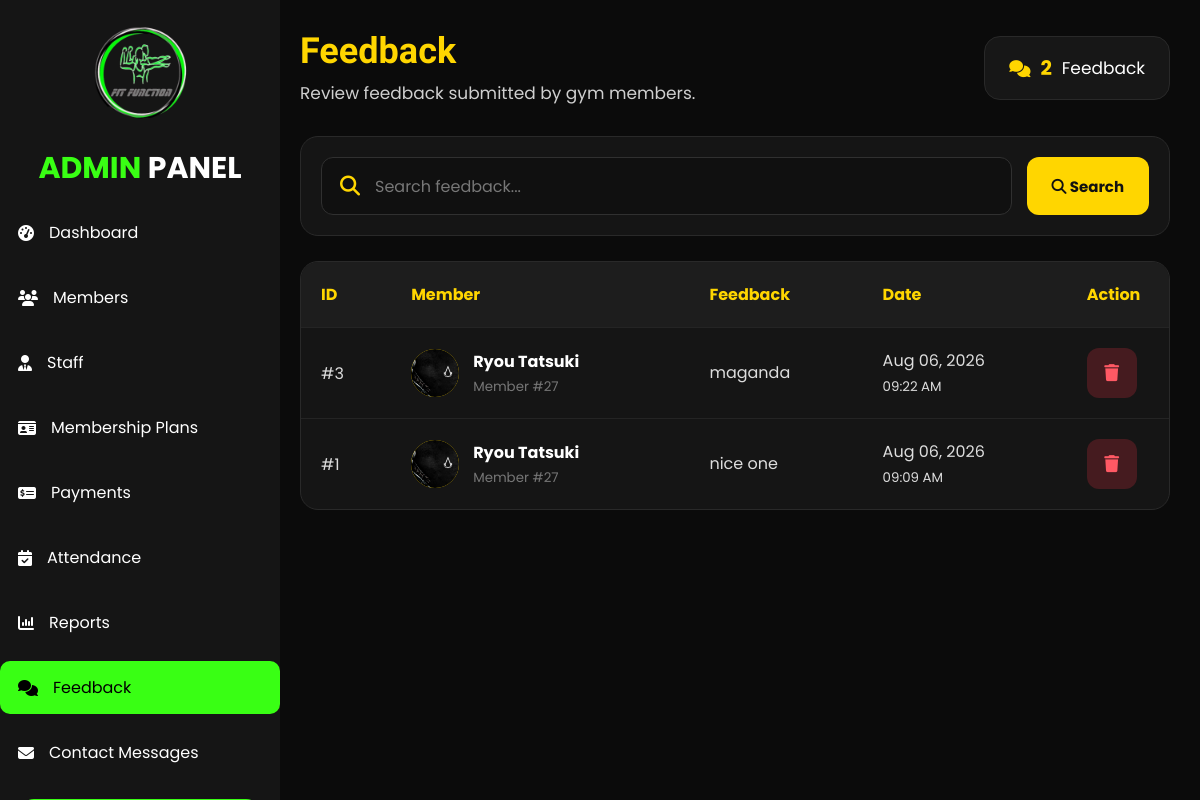
The page /feedback_admin.php (signed in) on the database its author committed.
### tables this page shows
CREATE TABLE `feedback` (
  `feedback_id` int(11) NOT NULL,
  `member_id` int(11) NOT NULL,
  `comment` text NOT NULL,
  `created_at` timestamp NOT NULL DEFAULT CURRENT_TIMESTAMP
);

CREATE TABLE `signup` (
  `id` int(100) NOT NULL,
  `first_name` varchar(100) NOT NULL,
  `middlename` varchar(100) DEFAULT NULL,
  `last_name` varchar(100) NOT NULL,
  `suffix` varchar(20) DEFAULT NULL,
  `email` varchar(150) NOT NULL,
  `contact_number` varchar(30) NOT NULL,
  `gender` enum('Male','Female','Rather not say') NOT NULL,
  `birthdate` date NOT NULL,
  `password` varchar(255) NOT NULL,
  `created_at` timestamp NOT NULL DEFAULT CURRENT_TIMESTAMP ON UPDATE CURRENT_TIMESTAMP,
  `verification_code` varchar(6) NOT NULL,
  `verification_expiry` datetime NOT NULL,
  `email_verified` tinyint(1) NOT NULL DEFAULT '0',
  `status` varchar(20) NOT NULL DEFAULT 'Pending',
  `address` varchar(255) DEFAULT NULL,
  `profile_picture` varchar(255) DEFAULT NULL,
  `qr_token` varchar(64) DEFAULT NULL
);

### feedback_admin.php (the view, shortened to what this page needs)
<?php
require_once("includes/admin_auth.php");
$search = "";
$sql = "
    SELECT
        f.feedback_id,
        f.member_id,
        f.comment,
        f.created_at,
        s.first_name,
        s.last_name,
        s.profile_picture
    FROM feedback f
    INNER JOIN signup s
        ON f.member_id = s.id
";
$sql .= "
    ORDER BY f.created_at DESC
";
$stmt = $con->prepare($sql);
$stmt->execute();
$result = $stmt->get_result();
$countQuery = mysqli_query(
    $con,
    "SELECT COUNT(*) AS total FROM feedback"
);
$totalFeedback = mysqli_fetch_assoc(
    $countQuery
)['total'];
?>
<!DOCTYPE html>
<html lang="en">
<head>
<link
    rel="stylesheet"
    href="https://cdnjs.cloudflare.com/ajax/libs/font-awesome/6.7.2/css/all.min.css"
>
<link
    rel="stylesheet"
    href="assets/css/admin.css"
>
</head>
<body>
<div class="wrapper">
    <?php include("includes/admin_sidebar.php"); ?>
    <div class="main">
        <div class="feedback-content">
            <div class="feedback-header">
                <div>
                    <h2>
                        Feedback
                    </h2>
                    <p>
                        Review feedback submitted by gym members.
                    </p>
                </div>
                <div class="feedback-total">
                    <i class="fa-solid fa-comments"></i>
                    <span>
                        <?php echo $totalFeedback; ?>
                    </span>
                    Feedback
                </div>
            </div>
            <div class="feedback-tools">
                <form
                    method="GET"
                    class="feedback-search"
                >
                    <div class="feedback-search-box">
                        <i class="fa-solid fa-magnifying-glass"></i>
                        <input
                            type="text"
                            name="search"
                            placeholder="Search feedback..."
                            value="<?php echo htmlspecialchars($search); ?>"
                        >
                    </div>
                    <button
                        type="submit"
                        class="feedback-filter-btn"
                    >
                        <i class="fa-solid fa-magnifying-glass"></i>
                        Search
                    </button>
                </form>
            </div>
            <div class="feedback-table-card">
                <div class="table-wrapper">
                    <table class="feedback-table">
                        <thead>
                            <tr>
                                <th>ID</th>
                                <th>Member</th>
                                <th>Feedback</th>
                                <th>Date</th>
                                <th>Action</th>
                            </tr>
                        </thead>
                        <tbody id="feedbackTableBody">
                        <?php if ($result->num_rows > 0): ?>
                            <?php while ($feedback = $result->fetch_assoc()): ?>
                                <tr
                                    id="feedback-row-<?php echo (int)$feedback['feedback_id']; ?>"
                                >
                                    <td>
                                        #<?php
                                        echo (int)$feedback['feedback_id'];
                                        ?>
                                    </td>
                                    <td>
                                        <div class="feedback-member">
                                            <?php if (!empty($feedback['profile_picture'])): ?>
                                                <img
                                                    src="<?php echo htmlspecialchars($feedback['profile_picture']); ?>"
                                                    alt="Profile"
                                                    class="feedback-avatar"
                                                >
                                            <?php endif; ?>
                                            <div>
                                                <strong>
                                                    <?php
                                                    echo htmlspecialchars(
                                                        $feedback['first_name']
                                                        . " "
                                                        . $feedback['last_name']
                                                    );
                                                    ?>
                                                </strong>
                                                <small>
                                                    Member #<?php
                                                    echo (int)$feedback['member_id'];
                                                    ?>
                                                </small>
                                            </div>
                                        </div>
                                    </td>
                                    <td>
                                        <div class="feedback-comment">
                                            <?php
                                            echo nl2br(
                                                htmlspecialchars(
                                                    $feedback['comment']
                                                )
                                            );
                                            ?>
                                        </div>
                                    </td>
                                    <td>
                                        <?php
                                        echo date(
                                            "M d, Y",
                                            strtotime(
                                                $feedback['created_at']
                                            )
                                        );
                                        ?>
                                        <br>
                                        <small>
                                            <?php
                                            echo date(
                                                "h:i A",
                                                strtotime(
                                                    $feedback['created_at']
                                                )
                                            );
                                            ?>
                                        </small>
                                    </td>
                                    <td>
                                        <button
                                            type="button"
                                            class="feedback-delete-btn"
                                            title="Delete Feedback"
                                            onclick="openFeedbackDeleteModal(
                                                <?php
                                                echo (int)$feedback['feedback_id'];
                                                ?>
                                            )"
                                        >
                                            <i class="fa-solid fa-trash"></i>
                                        </button>
                                    </td>
                                </tr>
                            <?php endwhile; ?>
                        <?php endif; ?>
                        </tbody>
                    </table>
                </div>
            </div>
        </div>
    </div>
</div>
</body>
</html>

### rows shown on the page
feedback: feedback_id "3", member.profile_picture (picture), member.last_name "Ryou Tatsuki", member "27", comment "maganda", created_at "Aug 06, 2026", created_at "09:22 AM"
feedback: feedback_id "1", member.profile_picture (picture), member.last_name "Ryou Tatsuki", member "27", comment "nice one", created_at "Aug 06, 2026", created_at "09:09 AM"

### other values the page prints
$totalFeedback "2"
